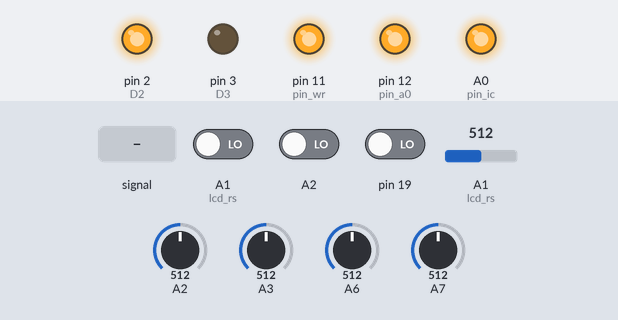
Bench run of a sketch on a simulated Arduino Nano, built with avr-gcc and run on an emulated ATmega328P. On the bench: output pins drawn as LEDs (lit = HIGH). Inputs (shaded band) come from the test bench; at power-on: A1 (lcd_rs) = 512, A3 = 512, A7 = 512, A1 (lcd_rs) LOW, A2 LOW, A2 = 512, pin 19 LOW, A6 = 512. Pins used as bus, display or sensor lines are not drawn.

Above: at 1.7 s.
1.8 s: A1 (lcd_rs) fed a 200 Hz sine of ±255 counts around its level
At 2.5 s:
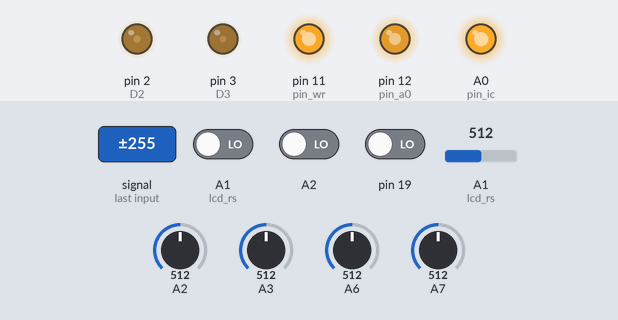
4.8 s: A1 (lcd_rs) set to 306
At 5.7 s:
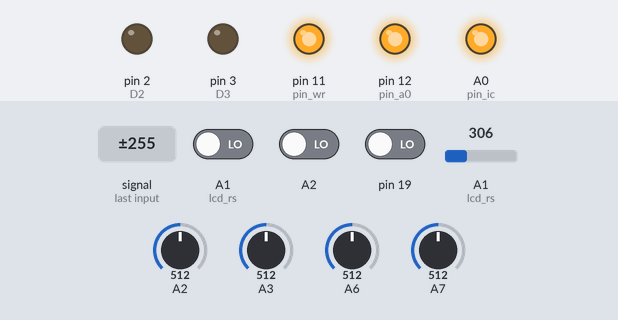
6.3 s: A3 set to 528
At 7.5 s:
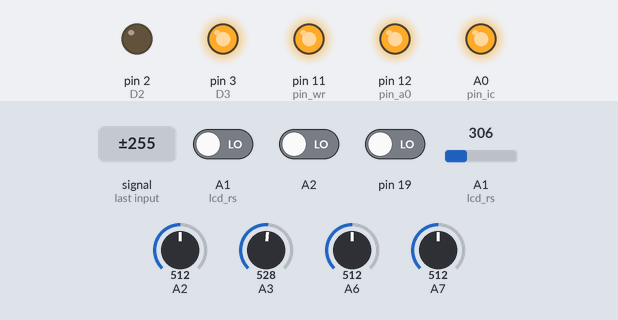
7.8 s: A7 set to 621
9.3 s: A7 set to 655
At 10.5 s:
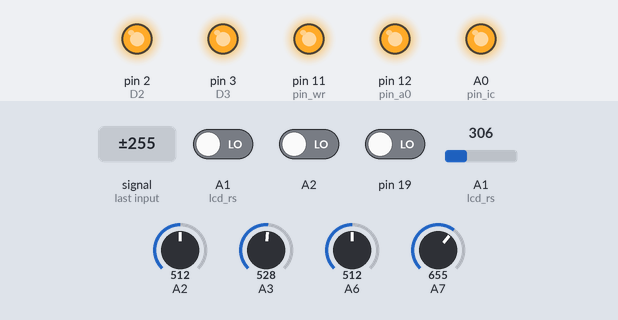
10.8 s: A1 (lcd_rs) set to 279
At 11.3 s:
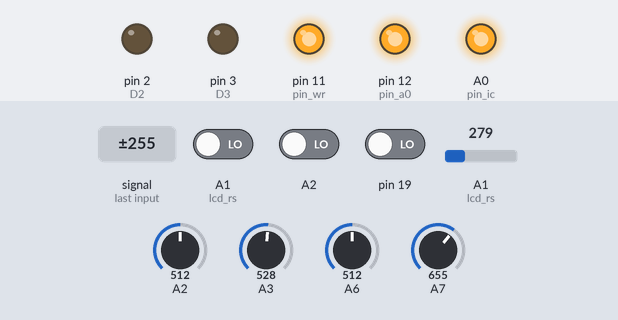
Timing chart, 0 to 13.3 s (numbered marks = the images above; inputs shaded):
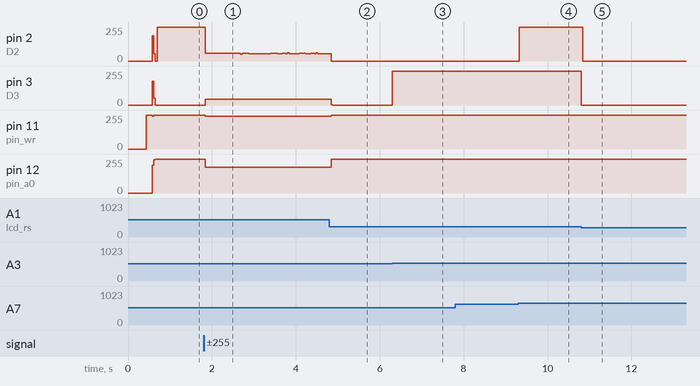

Measured:
- the behaviour switches between 527 and 528 on A3 (found by bisection; images 2 and 3)
- the behaviour switches between 639 and 640 on A7 (found by bisection; images 3 and 4)
- the behaviour switches between 290 and 289 on A1 (lcd_rs) (found by bisection; images 4 and 5)
- after the input at 1.8 s, pin 3 (D3): 0/255 → 43/255 at once; pin 11 (pin_wr): 255/255 → 245/255 at once; pin 12 (pin_a0): 255/255 → 193/255 at once
- after the input at 4.8 s, pin 3 (D3): 43/255 → 0/255 at once; pin 11 (pin_wr): 245/255 → 255/255 at once; pin 12 (pin_a0): 193/255 → 255/255 at once
- after the input at 6.3 s, pin 3 (D3): 0/255 → 255/255 at once
- after the input at 7.8 s, every drawn part: stays the same
- after the input at 9.3 s, pin 2 (D2): 0/255 → 255/255 at once
- after the input at 10.8 s, pin 2 (D2), pin 3 (D3): 255/255 → 0/255 at once

The sketch:

ym3812-modular.ino
```cpp
#include <Wire.h>
#include <Adafruit_MCP23017.h>

// YM3812 VCO for eurorack modular system

// originally from https://github.com/a1k0n/opl2/blob/master/arduino/ym3812/ym3812.ino

// pin map:
// teensy | YM3812
// PORTD = D0..D7  (pins 2, 14, 7, 8, 6, 20, 21, 5)
// pin 13 = A0
// pin 15 = /WR
// pin 16 -> /CS
// (pullup) -> /RD
// (pulldown) -> /IC

static const byte D2 = 2;
static const byte D3 = 3;
static const byte D4 = 4;
static const byte D5 = 5;
static const byte D6 = 6;
static const byte D7 = 7;
static const byte D8 = 8;
static const byte D9 = 9;
static const byte D10 = 10;
static const byte D11 = 11;
static const byte D12 = 12;

// bus pins for programming YM3812
static const int pin_a0 = D12;
static const int pin_wr = D11;
static const int pin_cs = D10;

// /IC aka reset pin
static const byte pin_ic = A0;

uint16_t notetbl[] = {
  //  C     C#      D       D#      E       F       F#      G       G#      A       A#       B
  0x0157, 0x016b, 0x0181, 0x0198, 0x01b0, 0x01ca, 0x01e5, 0x0202, 0x0220, 0x0241, 0x0263, 0x0287,
  0x0557, 0x056b, 0x0581, 0x0598, 0x05b0, 0x05ca, 0x05e5, 0x0602, 0x0620, 0x0641, 0x0663, 0x0687,
  0x0957, 0x096b, 0x0981, 0x0998, 0x09b0, 0x09ca, 0x09e5, 0x0a02, 0x0a20, 0x0a41, 0x0a63, 0x0a87,
  0x0d57, 0x0d6b, 0x0d81, 0x0d98, 0x0db0, 0x0dca, 0x0de5, 0x0e02, 0x0e20, 0x0e41, 0x0e63, 0x0e87,
  0x1157, 0x116b, 0x1181, 0x1198, 0x11b0, 0x11ca, 0x11e5, 0x1202, 0x1220, 0x1241, 0x1263, 0x1287,
  0x1557, 0x156b, 0x1581, 0x1598, 0x15b0, 0x15ca, 0x15e5, 0x1602, 0x1620, 0x1641, 0x1663, 0x1687,
  0x1957, 0x196b, 0x1981, 0x1998, 0x19b0, 0x19ca, 0x19e5, 0x1a02, 0x1a20, 0x1a41, 0x1a63, 0x1a87,
  0x1d57, 0x1d6b, 0x1d81, 0x1d98, 0x1db0, 0x1dca, 0x1de5, 0x1e02, 0x1e20, 0x1e41, 0x1e63, 0x1e87
};

const byte voice_register_offsets[] = {
  0x00, 0x01, 0x02, 0x08, 0x09, 0x0A, 0x10, 0x11, 0x12
};

byte chord[] = { 0, 0, 0, 0, 0, 0, 0 };
byte chord_mode = 0;

byte note_num = 0;
byte vca = 0;
byte mult = 0;
byte fb = 0;

byte wf1 = 0;
byte wf2 = 0;
byte switches = 0;

byte algo = 0;

void ym3812_write1(uint8_t addr, uint8_t data) {
  // write reg
  digitalWrite(pin_a0, addr);  // set a0
  digitalWrite(pin_cs, 0);  // assert /CS

  // our 8 bit bus is spread out across some random arduino DIO pins
  digitalWrite(D2, (data >> 0 ) & 0x01);
  digitalWrite(D3, (data >> 1 ) & 0x01);
  digitalWrite(D4, (data >> 2 ) & 0x01);
  digitalWrite(D5, (data >> 3 ) & 0x01);
  digitalWrite(D6, (data >> 4 ) & 0x01);
  digitalWrite(D7, (data >> 5 ) & 0x01);
  digitalWrite(D8, (data >> 6 ) & 0x01);
  digitalWrite(D9, (data >> 7 ) & 0x01);

  digitalWrite(pin_wr, 0);  // assert /WR
  // 100ns
  delayMicroseconds(0);  // FIXME
  digitalWrite(pin_wr, 1);  // unassert /WR
  digitalWrite(pin_cs, 1);  // unassert /CS
}

void ym3812_write(uint8_t reg, uint8_t val) {
  ym3812_write1(0, reg);
  delayMicroseconds(5);  // orig 4
  ym3812_write1(1, val);
  delayMicroseconds(24); // orig 23
}

Adafruit_MCP23017 mcp;
const byte lcd_e = 13;  // gpb5
const byte lcd_rw = 14; // gpb6
const byte lcd_rs = 15; // gpb7
void init_lcd() {
  mcp.begin();
  for(byte i = 0; i < 8; i += 1) {
    mcp.pinMode(i+8, OUTPUT); // all of portB to outputs
    mcp.pinMode(i, INPUT); // all of portA to inputs
  }
  mcp.pinMode(6, OUTPUT); // actually we want 6 and 7 to be outputs
  mcp.pinMode(7, OUTPUT);
  mcp.digitalWrite(6, false); // all backlights on
  mcp.digitalWrite(7, false);
  mcp.digitalWrite(8, false);
  mcp.pullUp(0, true); // we want pullups on all five switches
  mcp.pullUp(1, true);
  mcp.pullUp(2, true);
  mcp.pullUp(3, true);
  mcp.pullUp(4, true);

  mcp.digitalWrite(lcd_rw, false); // not used
  mcp.digitalWrite(lcd_e, false); // default enable to low

  // get us into 4bit mode for sure
  delay(200);  // "more than 100ms"
  mcp.digitalWrite(lcd_rs, false); // command register
  lcd_half_write( 0b00110000);  //0x30);
  delay(6); // "more than 4.1 ms"
  lcd_half_write( 0b00110000);  //0x30);
  delay(2); // "more than 100us"
  lcd_half_write( 0b00110000);  //0x30);
  delay(2); // "more than 100us"
  lcd_half_write( 0b00100000); //0x20); // initial "function set" to change interface to 4bit mode
  delay(2); // "more than 100us"
  lcd_write(/*0x28*/ 0b00101000); // N=1, F=0: two logical lines, 5x7 font
  lcd_write(/*0x08*/ 0b00001000); // display on/off, "D=C=B=0"
  lcd_write(/*0x01*/ 0b00000001); // clear display
  delay(5); // "more than 3ms"
  lcd_write(/*0x06*/ 0b00000110); // I/D=1, S=0: move cursor to left, no shifting
  lcd_write(/*0x0C*/ 0b00001100); // display on/off, "D=1, C=B=0", display on, cursor off, no blinking
  lcd_write(0x80); // "move cursor to beginning of first line"
}

const byte lcd_db7 = 9; // gpb1
const byte lcd_db6 = 10;// gpb2
const byte lcd_db5 = 11;// gpb3
const byte lcd_db4 = 12;// gpb4
void lcd_write( byte data) {
  lcd_half_write(data & 0xF0);
  lcd_half_write(data << 4);
}

void lcd_half_write( byte data) {
  // we're only writing the high nibble because we've got a 4bit physical interface connected to an LCD in 8bit mode
  // high nibble
  delay(1);
  mcp.digitalWrite(lcd_db4, bitRead(data, 4));
  mcp.digitalWrite(lcd_db5, bitRead(data, 5));
  mcp.digitalWrite(lcd_db6, bitRead(data, 6));
  mcp.digitalWrite(lcd_db7, bitRead(data, 7));
  delay(1);
  mcp.digitalWrite(lcd_e, true);
  delay(1);
  mcp.digitalWrite(lcd_e, false);  // data read on falling edge
  delay(1);
}

void write_one_digit(byte value) {
  lcd_write('0'+value);
}

void write_two_digit(byte value) {
  write_one_digit(value / 10);
  write_one_digit(value % 10);
}

void write_to_lcd()
{
  mcp.digitalWrite(lcd_rs, false); // command register
  lcd_write(0x80 + 0); // "move cursor to beginning of first line"

  // write some chars
  mcp.digitalWrite(lcd_rs, true); // data register
  write_one_digit(wf1);
  lcd_write(' ');
  lcd_write(' ');
  write_one_digit(wf2);
  lcd_write(' ');
  lcd_write(' ');
  write_one_digit(algo);
  //write_two_digit(vca);
  lcd_write(' ');
  lcd_write(' ');
  write_one_digit(chord_mode);
}

void write_lcd_labels() {
  mcp.digitalWrite(lcd_rs, false); // command register
  lcd_write(0x80 + 64); // move to second line

  // write some chars
  mcp.digitalWrite(lcd_rs, true); // data register
  char msg[] = "W1 W2 AL CH";
  for(byte i=0; i < (sizeof(msg) - 1); i+=1) {
    lcd_write(msg[i]);
  }
}

void setup() {
  // debug...
  //Serial.begin(9600);

  init_lcd();
  write_lcd_labels();

  static const uint8_t output_pins[] = {
    D2, D3, D4, D5, D6, D7, D8, D9,   // D0..D7
    pin_a0, pin_wr, pin_cs, pin_ic
  };
  for (uint8_t i = 0; i < sizeof(output_pins); i++) {
    pinMode(output_pins[i], OUTPUT);
  }

  // reset the YM3812
  digitalWrite(pin_ic, LOW);
  delayMicroseconds(25);  // reset pulse should be minimum 80 clock cycles: 80 * (1/3.58Mhz) = 22.3us
  digitalWrite(pin_ic, HIGH);

  digitalWrite(pin_cs, 1);  // de-assert /CS
  digitalWrite(pin_wr, 1);  // de-assert /WR

  delay(100);

  // per chip
  ym3812_write(0x01, 0x20);  // test off, wave select enable(!)
  ym3812_write(0x08, 0x00);  // disable CSM
  ym3812_write(0xbd, 0xc0);  // full vib/tremolo depth

  // per voice
  for(byte i=0; i<9; i+=1) {
    byte vo = voice_register_offsets[i];
    set_voice_algo_fb(vo);
    setup_voice_op2(vo);
    setup_voice_op1(vo);
    if( i != 0 ) {
      silence_voice(vo);
    }
  }
//  set_voice_algo_fb(0);
//  setup_voice_op2(0);
//  setup_voice_op1(0);
}

void setup_voice_op1(byte voice) {
  // op1, the modulator
  set_voice_op1_ADSR(voice);
  set_voice_vca(voice); // ym3812_write(0x40 + op1, 0x00);  // ksl / output level
  set_voice_mult(voice); // ym3812_write(0x20 + op1, 0x20 | 0x03);  // multiplier + vibrato etc
  set_voice_op1_waveform(voice); // ym3812_write(0xe0 + op1, 0x00);  // waveform (sine)
}

void setup_voice_op2(byte voice) {
  // op2, the one being modulated
  set_voice_op2_ADSR(voice);
  ym3812_write(0x43 + voice, 0x00);  // ksl / output level
  ym3812_write(0x23 + voice, 0x00 | 0x00 | 0x20 | 0x00 | 0x01 );  // AM, VIB, sus type, KSR, mult
  set_voice_op2_waveform(voice);  // ym3812_write(0xe0 + op2, 0x02);  // waveform (half sine)
}

void set_voice_op1_ADSR(byte voice) {
  ym3812_write(0x60 + voice, 0xff);  // ad
  ym3812_write(0x80 + voice, 0x0f);  // sr
}

void set_voice_op2_ADSR(byte voice) {
  ym3812_write(0x63 + voice, 0xff);  // ad
  ym3812_write(0x83 + voice, 0x0f);  // sr
}

void set_voice_op1_waveform(byte voice) {
  ym3812_write(0xe0 + voice, wf1);
}

void set_voice_op2_waveform(byte voice) {
  ym3812_write(0xe3 + voice, wf2);
}

void set_voice_algo(byte voice) {
  ym3812_write(0xc0 + voice, algo | ((fb & 0x7) << 1));
}

void set_voice_note(byte voice, byte note_offset) {
  if(note_num + note_offset < 0 || note_num + note_offset > sizeof(notetbl)) {
    silence_voice(voice);
    return;
  }
  unsigned int fnum = notetbl[note_num + note_offset];
  ym3812_write(0xa0 + voice, fnum & 0x00ff);  // least significant byte of f-num
  ym3812_write(0xb0 + voice, 0x20 | ((fnum >> 8) & 0x00FF) ) ;  // f-num, octave, key on
}

void set_voice_vca(byte voice) {
  ym3812_write(0x40 + voice, 0x3F & vca);
}

void set_voice_mult(byte voice) {
  ym3812_write(0x20 + voice, 0x20 | (mult & 0xF));
}

void set_voice_algo_fb(byte voice) {
  ym3812_write(0xc0 + voice, algo | ((fb & 0x7) << 1));
}

//typedef void (*voiceable)(byte);

byte num_voices = 1;
void set_notes() {
  byte chords[][3] = {
    {0, -1, -1}, // 0 root
    {0,  4, -1}, // 1 major third
    {0,  3, -1}, // 2 minor third
    {0,  4,  7}, // 3 major triad
    {0,  3,  7}, // 4 minor triad
    {0,  7, 12}, // 5 fifth and octave
    {0, 12, 24}, // 6 octave and double octave
    //{0, 4, 7, 12, 16, 19, 24},
  };
  // chord mode 0: do not play a chord; only use voice 0
  // mode 1: major 3
  // mode 2: minor 3
  // mode 3: fifth
  // mode 4: octave
  // mode 5: major chord
  // mode 6: minor chord
  // mode 7: fifth and octave
  // mode 8: two octaves
  // mode 9: mega mode - major chord, and its octaves
  num_voices = 0;
  for(byte i=0; i< 3; i+=1) {
    byte offset = chords[chord_mode][i];
    if( offset != -1) {
      num_voices += 1;
      set_voice_note(voice_register_offsets[i], offset);
    } else {
      silence_voice(voice_register_offsets[i]);
    }
  }
}

void apply_to_active_voices( void vfn(byte)) {
  for(byte i=0; i<num_voices; i+=1) {
    vfn(voice_register_offsets[i]);
  }
}

void silence_voice(byte voice) {
  ym3812_write(0xb0 + voice, 0x00);
}

void set_op1_ADSR() {
//  set_voice_op1_ADSR(0);
//  set_voice_op1_ADSR(1);
  apply_to_active_voices(set_voice_op1_ADSR);
}

void set_op2_ADSR() {
//  set_voice_op2_ADSR(0);
//  set_voice_op2_ADSR(1);
  apply_to_active_voices(set_voice_op2_ADSR);
}

void cycle_op1_waveform() {
  wf1 = (wf1 + 1) % 4;
//  set_voice_op1_waveform(0);
//  set_voice_op1_waveform(1);
  apply_to_active_voices(set_voice_op1_waveform);
}

void cycle_op2_waveform() {
  wf2 = (wf2 + 1) % 4;
//  set_voice_op2_waveform(0);
//  set_voice_op2_waveform(1);
  apply_to_active_voices(set_voice_op2_waveform);
}

void cycle_algo() {
  algo = (algo + 1) % 2;
//  set_voice_algo(0);
//  set_voice_algo(1);
  apply_to_active_voices(set_voice_algo);
}

void set_note() {
//  byte offsets[] = { 3, 5, 7, 12};
//  set_voice_note(0, 0);
//  set_voice_note(1, offsets[chord_mode]);
  set_notes();
}

void set_vca() {
//  set_voice_vca(0);
//  set_voice_vca(1);
  apply_to_active_voices(set_voice_vca);
}

void set_mult() {
//  set_voice_mult(0);
//  set_voice_mult(1);
  apply_to_active_voices(set_voice_mult);
}

void set_algo_fb() {
//  set_voice_algo_fb(0);
//  set_voice_algo_fb(1);
  apply_to_active_voices(set_voice_algo_fb);
}

unsigned int count = 0;
bool dirty = false;
int tune = 0;
int new_fb = 0;
void loop() {
  // sample FAST analog inputs
  int pitchcv = analogRead(A1) / 2;
  int new_vca = map( map(analogRead(A3), 0, 1023, 1023, 0), 0, 1023, 0, 64);
  new_vca = constrain(new_vca, 0, 63);
  int new_mult = map(analogRead(A6), 0, 1023, 0, 15);

  // calculate new register values
  int new_note_num = map(pitchcv, 0, (1023 + tune) / 2, 0, 12*5);

  // only update register values that have changed
  if( new_note_num != note_num) {
    digitalWrite(13, true);
    note_num = new_note_num;
    set_note();
  }

  if( new_vca != vca) {
    digitalWrite(13, true);
    vca = new_vca;
    set_vca();
    //dirty = true;
  }

  if( new_mult != mult) {
    digitalWrite(13, true);
    mult = new_mult;
    set_mult();
  }

  if( new_fb != fb) {
    digitalWrite(13, true);
    fb = new_fb;
    set_algo_fb();
    //dirty = true;
  }

  // throttled
  count += 1;
  if( count % 50 == 0) {
    // sample SLOW ADC
    tune = map(analogRead(A2), 0, 1023, -200, 200);
    new_fb = map(analogRead(A7), 0, 1023, 0, 8);
    new_fb = constrain(new_fb, 0, 7);

    byte new_switches = ~(mcp.readGPIO(0) & 0x1F); // 0 is portA
    if(new_switches != switches) {
      switches = new_switches;
      if(switches & 0x01) { // select
        cycle_algo();
      }
      if(switches & 0x02) { // right
        cycle_op2_waveform();
      }
      if(switches & 0x04) { // down
        chord_mode = ( chord_mode == 0) ? 6 : chord_mode - 1;
        set_note();
      }
      if(switches & 0x08) { // up
        chord_mode = (chord_mode+1) % 7;
        set_note();
      }
      if(switches & 0x10) { // left
        cycle_op1_waveform();
      }
      dirty = true;
    }

    if(dirty == true) {
      write_to_lcd();
      dirty = false;
    }
  }


  digitalWrite(13, false);
}
```
